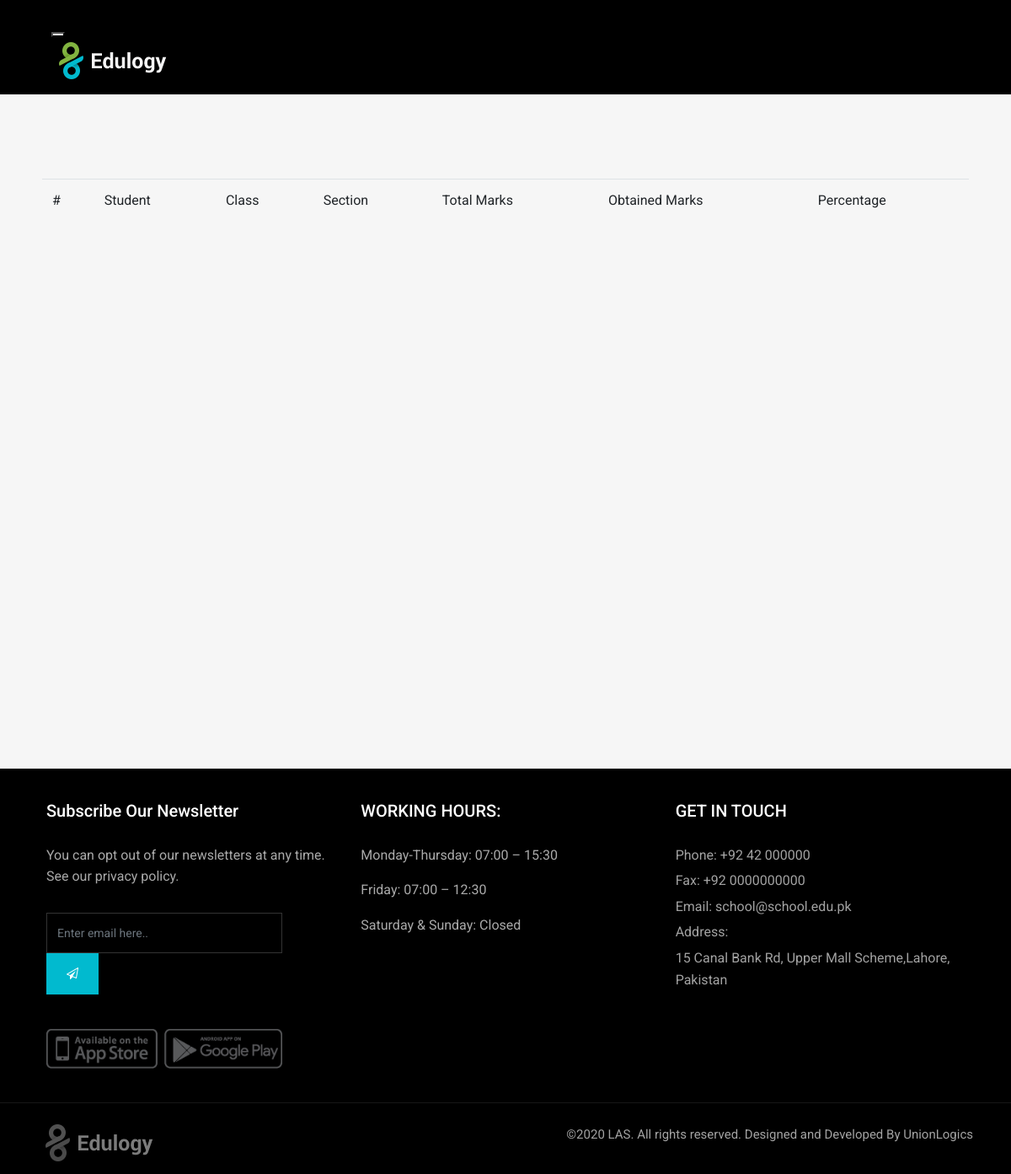
The app's page /School/index.php/results, older data.
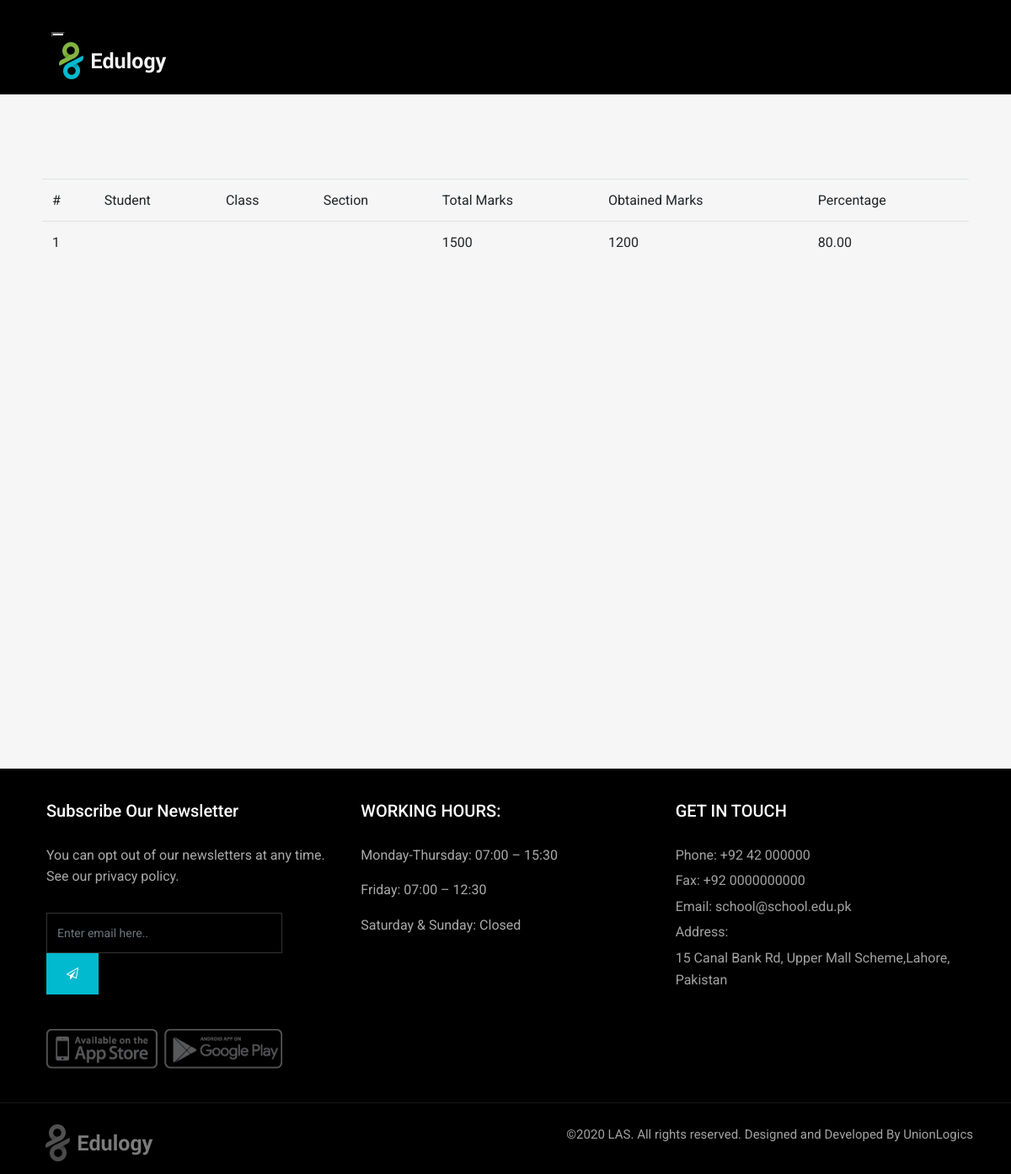
The same page, newer data.
### tables this page shows
CREATE TABLE `results` (
  `result_id` int(11) NOT NULL,
  `result_student_id` int(11) NOT NULL,
  `result_student_class_section_id` int(11) NOT NULL,
  `result_total_marks` float NOT NULL,
  `result_obtained_marks` float NOT NULL,
  `result_is_active` tinyint(1) NOT NULL DEFAULT 1 COMMENT '1=Active, 0=Inactive',
  `created` datetime NOT NULL DEFAULT current_timestamp(),
  `result_student_class_id` int(11) NOT NULL
);

### School/application/controllers/Results.php (called while the page is built, shortened)
<?php
class Results extends CI_Controller {
	function __construct()
    {
        $this->load->model('Result_model');
    }
	public function index()
	{
        $data['results'] = $this->Result_model->getAllStudents();
		$this->load->view('results',$data);
	}
}

### School/index.php (called while the page is built, shortened)
<?php
require_once BASEPATH.'core/CodeIgniter.php';

### School/application/models/Result_model.php (called while the page is built, shortened)
<?php if (!defined('BASEPATH')) exit('No direct script access allowed');
class Result_model extends CI_Model
{
    public function getAllStudents()
    {
        $this->db->select('*');
        $this->db->from('results r');
        $this->db->join('students st', 'r.result_student_id = st.student_id', 'left');
        $this->db->join('classes c', 'r.result_student_class_id = c.class_id', 'left');
        $this->db->join('sections s', 'r.result_student_class_section_id = s.section_id', 'left');
        $this->db->where('r.result_is_active', '1');
        $query = $this->db->get();
        $result = ($query->num_rows() > 0) ? $query->result_array() : FALSE;
        return $result;
    }
}

### School/application/views/results.php (the view, shortened to what this page needs)
<div class="container2">
  <table id="dt-filter-select" class="table" cellspacing="0" width="100%">
    <thead>
      <tr>
        <td># </td>
        <td>Student </td>
        <td> Class </td>
        <td> Section </td>
        <td> Total Marks </td>
        <td> Obtained Marks </td>
        <td> Percentage </td>
      </tr>
    </thead>
    <tbody>
    <?php if (!empty($results)) {
                    $i = 0;
                    foreach ($results as $row) {
                        $i++;
                        $resultStudent = $row['student_name'];
                        $resultClass = $row['class_name'];
                        $resultSection = $row['section_name'];
                        $resultTotalMarks = $row['result_total_marks'];
                        $resultObtainedMarks = $row['result_obtained_marks'];
                        if(!empty($resultTotalMarks) && !empty($resultObtainedMarks)){
                        $Percentage = $row['result_obtained_marks']/$row['result_total_marks']*100;
                        }else{
                          $Percentage = "";
                        }
                        $resultPercentage = number_format((float)$Percentage, 2, '.', '');
                ?>
      <tr>
        <td><?php echo $i ?> </td>
        <td ><?php echo $resultStudent ?> </td>
        <td> <?php echo $resultClass ?></td>
        <td> <?php echo $resultSection ?> </td>
        <td > <?php echo $resultTotalMarks ?> </td>
        <td> <?php echo $resultObtainedMarks ?> </td>
        <td> <?php echo $resultPercentage ?> </td>
      </tr>
      <?php } ?>
      <?php } ?>
    </tbody>
  </table>
</div>

Row changes from the older to the newer data that the page shows:
added results: result_total_marks "1500", result_obtained_marks "1200", resultPercentage "80.00"
